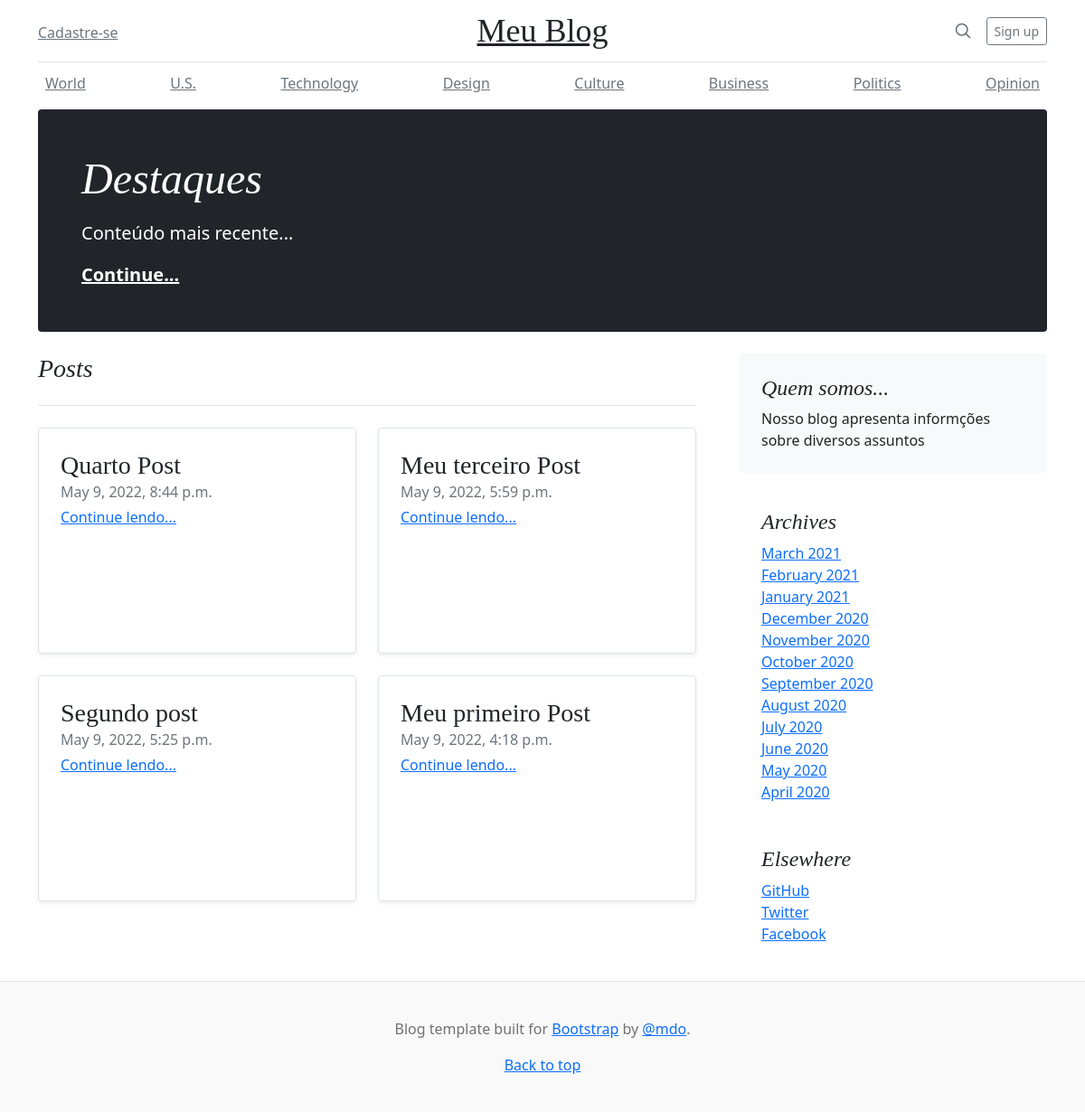
/, run on an earlier commit of the app's database.
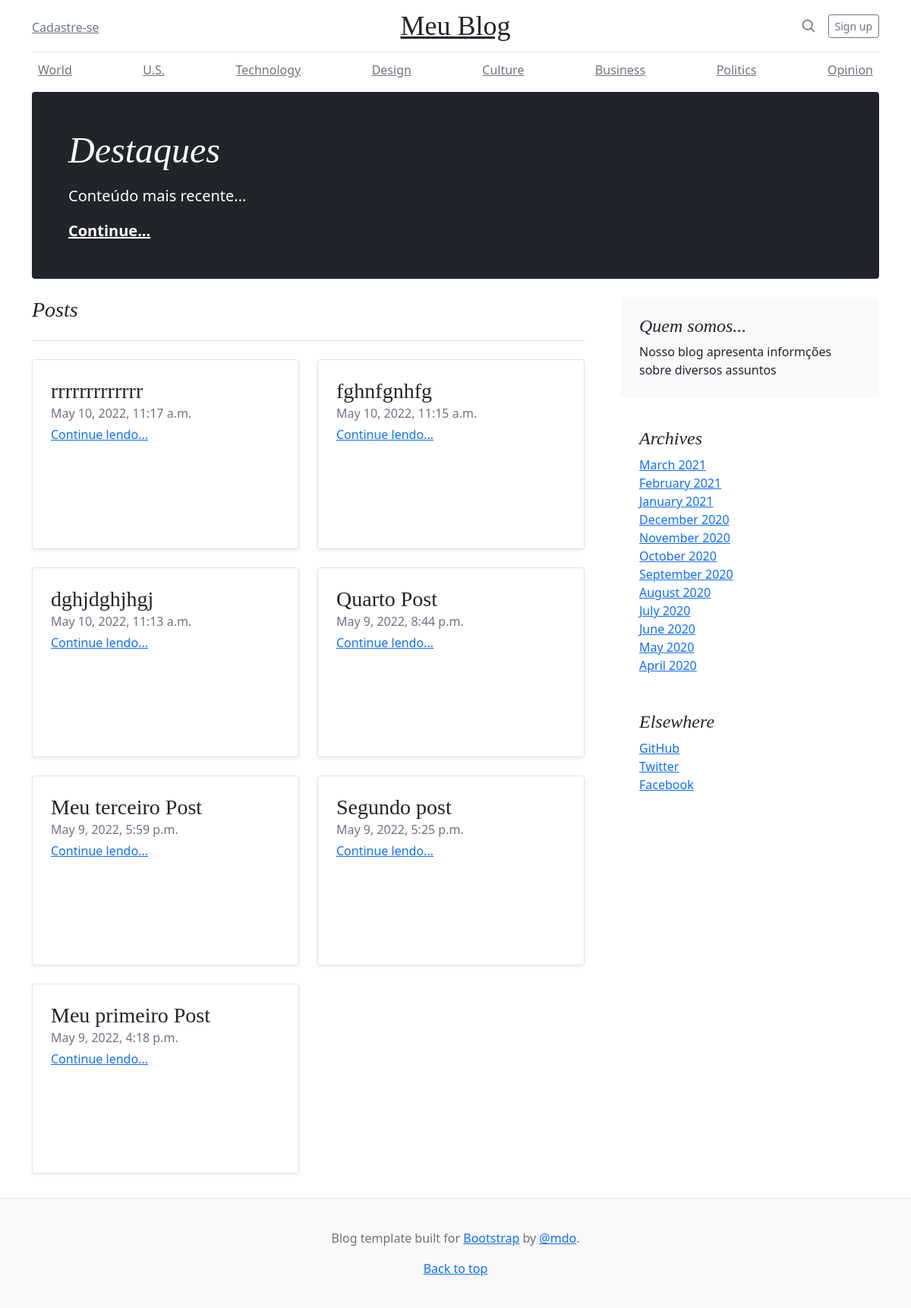
And on a later commit of the database.
### blog/models.py (models this page shows, shortened)
class Post(models.Model):
    titulo = models.CharField(max_length=200)
    conteudo = RichTextUploadingField()
    autor = models.ForeignKey(User, on_delete=models.PROTECT, null=True, blank=True)
    data_criacao = models.DateTimeField(auto_now_add=True)
    class Meta:
        ordering = ('-data_criacao',)

### blog/views.py (the view)
# urls.py: 2. Add a URL to urlpatterns:  path('', views.home, name='home')
def home(request):
    posts = Post.objects.all()
    dados = {"posts": posts}
    return render(request, 'home.html', dados)

### templates/home.html
{% extends 'base.html' %}
{% block content%}
{% for post in posts %}
<div class="col-md-6">
    <div class="row g-0 border rounded overflow-hidden flex-md-row mb-4 shadow-sm h-md-250 position-relative">
      <div class="col p-4 d-flex flex-column position-static">
        <h3 class="mb-0">{{ post.titulo }}</h3>
        <div class="mb-1 text-muted">{{ post.data_criacao }}</div>
        <a href="/post/{{ post.id }}" class="stretched-link">Continue lendo...</a>
      </div>
    </div>
  </div>
{% endfor %}
{% endblock %}

What changed in the data, as far as the page shows it:
added Post: titulo "rrrrrrrrrrrrr", data_criacao "May 10, 2022, 11:17 a.m."
added Post: titulo "fghnfgnhfg", data_criacao "May 10, 2022, 11:15 a.m."
added Post: titulo "dghjdghjhgj", data_criacao "May 10, 2022, 11:13 a.m."
